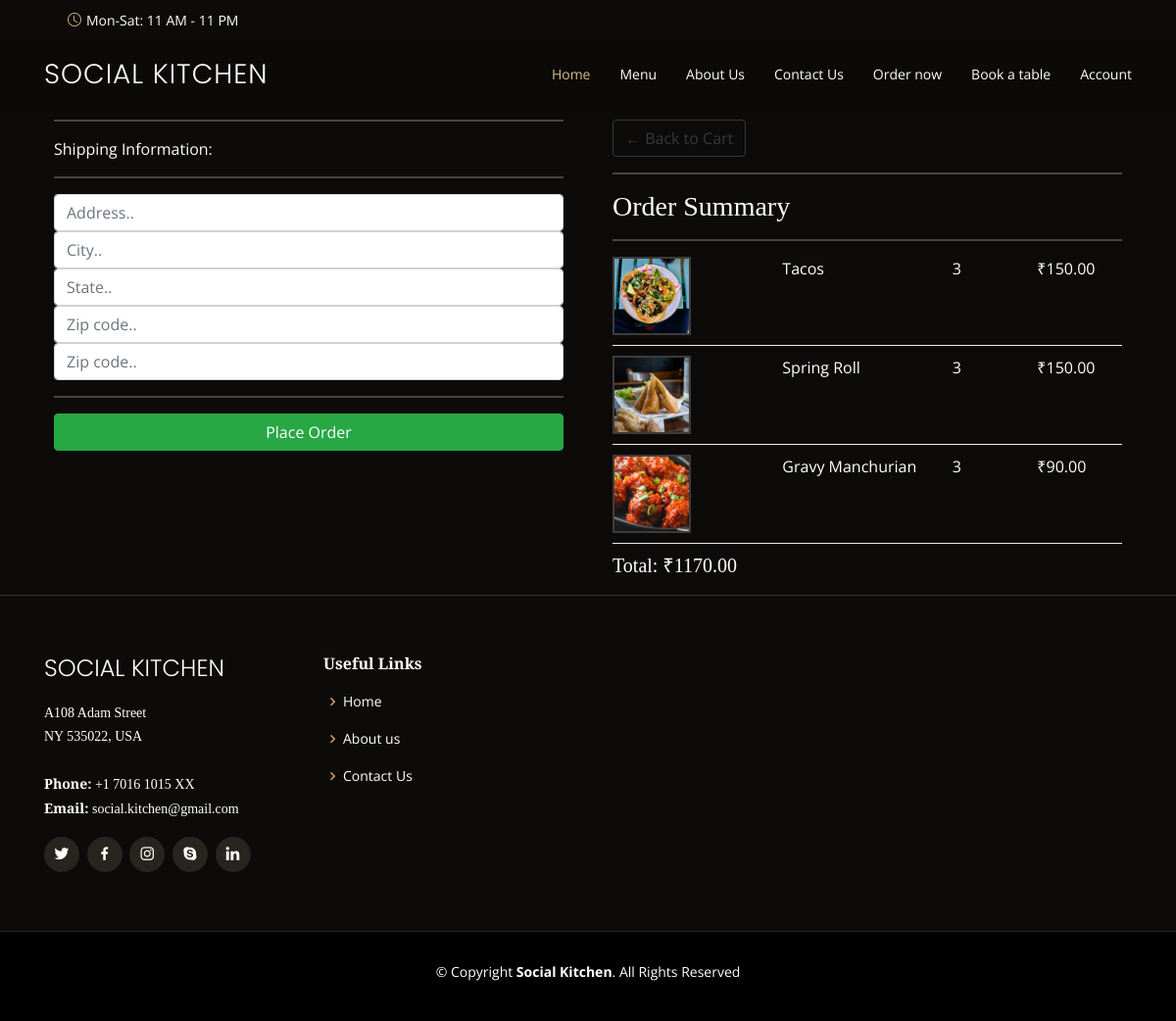
Page /Checkout (signed in) on the committed database.
### Home/models.py (models this page shows, shortened)
class OrderItem(models.Model):
    order = models.ForeignKey(Order, on_delete=models.CASCADE,null=True,blank=True)
    dish = models.ForeignKey(Dish, on_delete=models.CASCADE,null=True,blank=True)
    quantity = models.IntegerField(default=0,null=True ,blank=True)
    @property
    def get_total(self):
        total = self.dish.price *self.quantity
        return total

class Dish(models.Model):
    name = models.CharField(max_length=100,null=True,blank=True)
    price = models.DecimalField(max_digits=25, decimal_places=2,null=True,blank=True)
    description = models.TextField(max_length=400,null=True,blank=True)
    category =models.ForeignKey(DishCategory, on_delete=models.CASCADE,null=True,blank=True)
    image = models.ImageField( null = True)

class Order(models.Model):
    customer = models.ForeignKey(Customer, null=True, on_delete=models.CASCADE, blank=True)
    date_ordered = models.DateTimeField(auto_now_add=True, null=True)
    @property
    def get_Cart_total(self):
        orderitems = self.orderitem_set.all()
        total = sum([item.get_total for item in orderitems])
        return total

### Home/views.py (the view)
# urls.py: path('Checkout',views.Checkout,name='Checkout'),
def Checkout(request):
    if request.user.is_authenticated:
        customer = request.user.customer
        order , created = Order.objects.get_or_create(customer=customer)
        items = order.orderitem_set.all()
    else:
        items=[]
        order = {'get_Cart_total' :0 }
    context = {'items':items,'order':order}
    return render(request, 'checkout.html' ,context)

### templates/checkout.html
{% extends 'main.html' %}
{% load static %}
{% block content %}
<link href="{% static 'css/cartmain.css' %}" rel="stylesheet">
<link href="{% static 'css/checkout.css' %}" rel="stylesheet">
<div class="container" data-aos="fade-up ">
    <div class="checkout">
        <div class="row">
            <div class="col-lg-6 mt-5 pt-5">
                <div class="box-element" id="form-wrapper">
                    <form id="form">
                        <div id="shipping-info">
                            <hr>
                            <p>Shipping Information:</p>
                            <hr>
                            <div class="form-field">
                                <input class="form-control" type="text" name="address" placeholder="Address..">
                            </div>
                            <div class="form-field">
                                <input class="form-control" type="text" name="city" placeholder="City..">
                            </div>
                            <div class="form-field">
                                <input class="form-control" type="text" name="state" placeholder="State..">
                            </div>
                            <div class="form-field">
                                <input class="form-control" type="text" name="zipcode" placeholder="Zip code..">
                            </div>
                            <div class="form-field">
                                <input class="form-control" type="text" name="country" placeholder="Zip code..">
                            </div>
                        </div>
                        <hr>
                        <input id="form-button" class="btn btn-success btn-block" type="submit" value="Place Order">
                    </form>
                </div>
                <br>
            </div>
            <div class="col-lg-6 mt-5 pt-5">
                <div class="box-element mt-3 ">
                    <a class="btn btn-outline-dark" href="{% url 'Cart' %}">&#x2190; Back to Cart</a>
                    <hr>
                    <h3>Order Summary</h3>
                    <hr>
                    {% for item in items %}
                    <div class="cart-row">
                        <div style="flex:2"><img class="cart-img" src="{{item.dish.image.url}}"></div>
                        <div style="flex:2">
                            <p>{{item.dish.name}}</p>
                        </div>
                        <div style="flex:1">
                            <p>{{item.quantity}}</p>
                        </div>
                        <div style="flex:1">
                            <p>₹{{item.dish.price|floatformat:2}}</p>
                        </div>
                    </div>
                    {% endfor %}
                    <h5>Total: ₹{{order.get_Cart_total|floatformat:2}}</h5>
                </div>
            </div>
        </div>
    </div>
</div>
{% endblock content %}

### static/css/styletest.css (style rules this page uses)
body { font-family: "Open Sans", sans-serif; background: #0c0b09; color: #fff; }
a { color: #cda45e; text-decoration: none; }
h1, h2, h3, h4, h5, h6 { font-family: "Playfair Display", serif; }
.cart-row { display: flex; align-items: flex-stretch; padding-bottom: 10px; margin-bottom: 10px; border-bottom: 1px solid #ececec; }

### static/css/cartmain.css (style rules this page uses)
.cart-img { width: 80px; height: 80px; border: 2px solid rgba(255, 255, 255, 0.2); margin-right: 10px; }
.box-element { border-radius: 4px; padding: 10px; }

### static/css/checkout.css (style rules this page uses)
.cart-row { display: flex; align-items: flex-stretch; padding-bottom: 10px; margin-bottom: 10px; border-bottom: 1px solid #ececec; }

### rows in the picture
OrderItem: dish.image (picture), dish.name "Tacos", quantity "3", dish.price "150.00"
OrderItem: dish.image (picture), dish.name "Spring Roll", quantity "3", dish.price "150.00"
OrderItem: dish.image (picture), dish.name "Gravy Manchurian", quantity "3", dish.price "90.00"
Order: get_Cart_total "1170.00"
